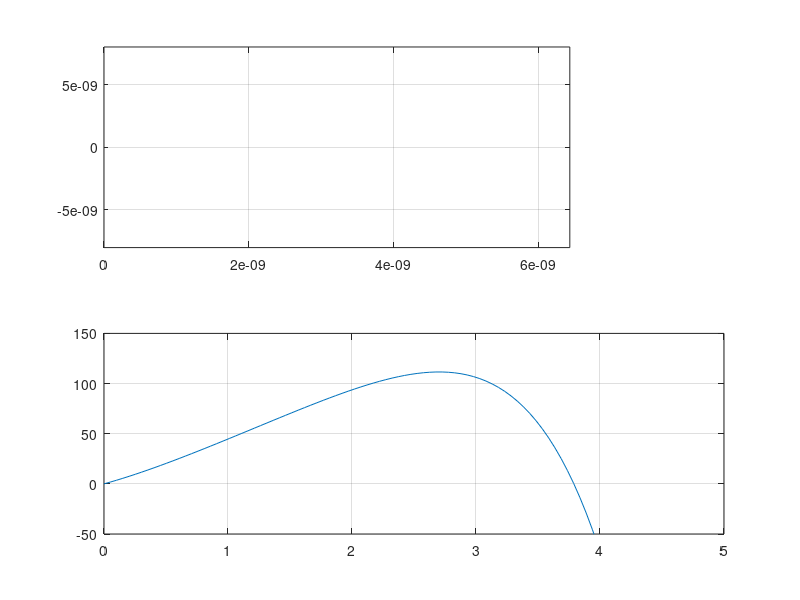

Write MATLAB code to recreate this figure.
% 1.A)
A = [1 2 3 0;0 4 5 6;1 1 -1 0; 1 1 1 1];
b = [7 6 5 4]';

disp("Vektorn x blir:")
x = A\b;
disp(x)

% 1.B)
r =b-A*x;
disp("Residualvektorn r blir:");
disp(r);

% 1.C)
disp("Då lösningen inte är linjär så kommer Ax~b, det vill säga att Ax=!b därför är det en avvikelse från r=0");

disp("----------------");

% 2.A)
disp("Med hjälp av intervallhalveringsmetoden kan vi estimera våra två positiva nollställen");

% 2.B)
f=@(x)51*x-((x.^2+x+0.03)./(2*x+1)).^7 -17*x.*exp(-x);
subplot(2,1,1);
x=linspace(0,1);
plot(x,f(x))
axis([0 0.000000000001 -0.0000000001 0.0000000001]), grid on
subplot(2,1,2);
x=linspace(0,5);
plot(x,f(x))
axis([0 5 -50 150]), grid on

